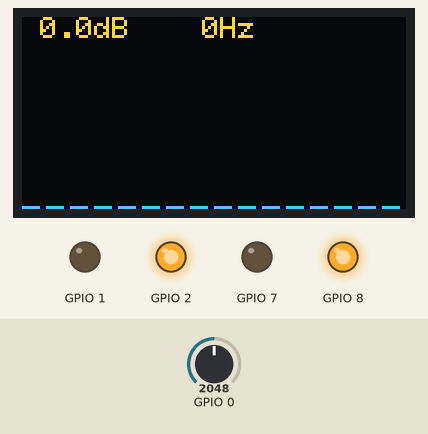
This program was run on a simulated ESP32-C3. Parts: 128×64 one-colour display, output pins drawn as LEDs (lit = HIGH). Inputs (shaded band) come from the test bench; at power-on: GPIO 0 = 2048. The OLED is the two-colour kind (top 16 rows yellow); WiFi joins after 1.5 s; servers stay silent unless stated; the local clock reads 2024-03-15 10:24:30 at power-on unless the program sets it; what the program prints to the serial monitor is not drawn.

Above: at 1.2 s.
1.3 s: GPIO 0 set to 2601
At 1.78 s:
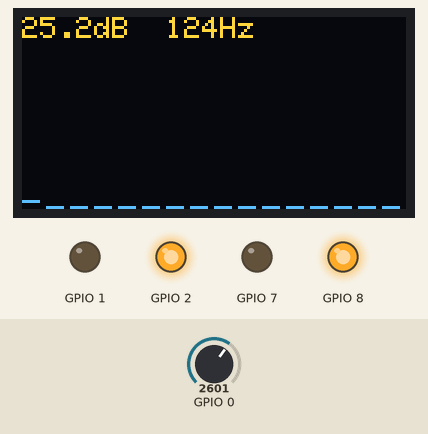
2.8 s: GPIO 0 set to 2682
At 3.6 s:
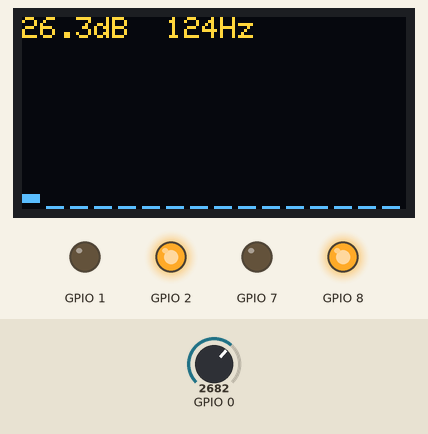
4.5 s: GPIO 0 set to 2866
At 8.6 s:
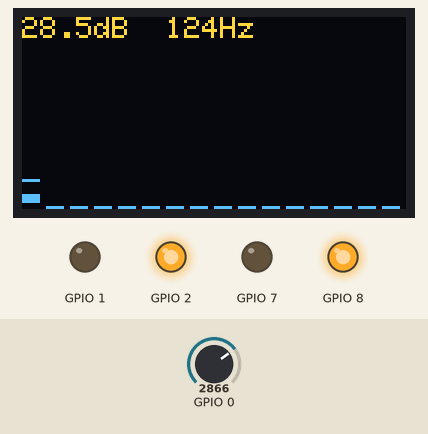
Timing chart, 0 to 10.1 s (numbered marks = the images above; inputs shaded):
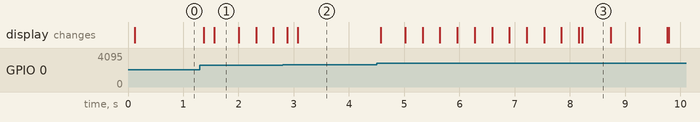

The program:

main.cpp
```cpp
#include <Adafruit_GFX.h>
#include <Adafruit_SSD1306.h>
#include <Fonts/FreeSans9pt7b.h>
#include <WiFi.h>
#include <Wire.h>
#include <arduinoFFT.h>
#include <time.h>

/* ================= 硬件与定义 ================= */
#define SCREEN_WIDTH 128 // SSD1306 屏幕宽度
#define SCREEN_HEIGHT 64 // SSD1306 屏幕高度
#define HEADER_H 10      // 顶部文字高度

Adafruit_SSD1306 display(SCREEN_WIDTH, SCREEN_HEIGHT, &Wire, -1);

/* ================= 新增功能配置区 ================= */
const char *ssid = "MYWIFI";       // WiFi SSID
const char *password = "12222222"; // WiFi 密码
bool wifiFeatureEnabled = true;    // WiFi功能总开关

const int idleThreshold = 36;            // 进入闲置的分贝阈值
const int wakeupThreshold = 40;          // 唤醒频谱的分贝阈值
const unsigned long idleDelay = 8000;    // 闲置判定时间 (ms)
const unsigned long showMsg = 500;       // 显示消息的时间 (ms)
const int wifiTimeout = 5;               // WiFi连接超时 (s)
const char *ntpServer = "162.159.200.1"; // NTP服务器
// FFT 相关
#define SAMPLES 128        // FFT采样点数 必须为2的幂
#define SAMPLING_FREQ 4000 // 采样频率 (Hz)
#define BAND_NUM 16        // 频段数量
#define BLOCK_HIGHT 5      // 垂直方块高度

#define noiseFloor 60  // 噪声抑制 越大抑制程度越高
#define dbMult 6.0     // 放大倍数 越大越灵敏
#define peakFall 2.0   // 峰值线下落速度 越大下落越快
#define smoothUp 0.9   // 上升平滑系数 0~1 越大上升响应越快
#define smoothDown 0.3 // 下降平滑系数 0~1 越大下降响应越快

/* ================= 全局变量 ================= */
float vReal[SAMPLES];      // FFT 输入数组
float vImag[SAMPLES];      // FFT 输出数组
float bandDb[BAND_NUM];    // 当前显示的频谱数据
float oldBandDb[BAND_NUM]; // 上次显示的频谱数据
float peakDb[BAND_NUM];    // 频谱顶点数据
ArduinoFFT<float> FFT(vReal, vImag, SAMPLES, SAMPLING_FREQ);

int bin_indices[17] = { // 频段对应的 FFT bin 索引
    2, 3, 4, 5, 7, 9, 11, 13, 16, 19, 23, 28, 34, 41, 49, 58, 64};

// 统计与时间
float maxDb = 0;   // 过去一段时间最大分贝值
float maxFreq = 0; // 过去一段时间最大分贝值对应频率值
uint16_t peakTimeInterval = 500; // 峰值更新周期 (ms)

unsigned long lastPeakUpdate = 0;
float delayMs = 1000000 / SAMPLING_FREQ;

enum SystemMode { MODE_SPECTRUM, MODE_IDLE_TIME };
SystemMode currentMode = MODE_SPECTRUM;

unsigned long lowVolumeStartTime = 0; // 记录持续低音量的开始时间
bool isTimeSynced = false;            // 时间是否已同步过
bool isWifiConnecting = false;        // WiFi 连接中标志

/* ================= 工具函数 ================= */

// 居中显示文字
void displayCenterText(String text, int textSize, int yOffset = 0) {
  display.clearDisplay();
  display.setTextSize(textSize);
  int16_t x1, y1;
  uint16_t w, h;
  display.getTextBounds(text, 0, 0, &x1, &y1, &w, &h);
  display.setCursor((SCREEN_WIDTH - w) / 2, (SCREEN_HEIGHT - h) / 2 + yOffset);
  display.print(text);
  display.display();
}

unsigned long startAttempt = 0;
// 同步时间逻辑
bool syncTime() {

  if (startAttempt == 0) {
    Serial.println("正在连接 Wi-Fi...");
    isWifiConnecting = true;
    WiFi.begin(ssid, password);
    startAttempt = millis();
  }

  if (WiFi.status() != WL_CONNECTED && millis() - startAttempt < wifiTimeout * 1000) {
    Serial.print(".");
    return false;
  }

  if (WiFi.status() != WL_CONNECTED && millis() - startAttempt >= wifiTimeout * 1000) {
    Serial.println("\nWi-Fi 连接失败");
    displayCenterText("Wi-Fi error", 1);
    delay(showMsg);
    WiFi.disconnect(true);
    isWifiConnecting = false;
    wifiFeatureEnabled = false; // 连接失败后禁用 WiFi 功能
    return false;
  }

  Serial.println("\nWi-Fi connected");
  Serial.print("IP: ");
  Serial.println(WiFi.localIP());
  displayCenterText(WiFi.localIP().toString(), 1);
  delay(showMsg);

  Serial.println("正在同步时间...");
  configTime(8 * 3600, 0, ntpServer); // 设置东八区

  struct tm timeinfo;
  if (!getLocalTime(&timeinfo)) {
    Serial.println("同步时间失败");
    displayCenterText("async time error", 1);
    delay(showMsg);
    WiFi.disconnect(true);
    isWifiConnecting = false;
    wifiFeatureEnabled = false; // 连接失败后禁用 WiFi 功能
    return false;
  }

  Serial.println("时间同步成功");
  isTimeSynced = true;
  isWifiConnecting = false;
  WiFi.disconnect(true); // 同步完关闭WiFi省电
  return true;
}

// 显示大字体时间
void updateTimeDisplay() {
  struct tm timeinfo;
  if (!getLocalTime(&timeinfo)) {
    return;
  }

  display.clearDisplay();
  display.setFont(&FreeSans9pt7b); // 使用新字体

  char buf_hm[6]; // HH:mm
  char buf_s[3];  // ss
  sprintf(buf_hm, "%02d:%02d", timeinfo.tm_hour, timeinfo.tm_min);
  sprintf(buf_s, "%02d", timeinfo.tm_sec);

  // 计算布局
  // Size 2 的字符宽度约 12px，HH:mm 宽约 60px
  // Size 1 的字符宽度约 6px，ss 宽约 12px
  int hm_x = 28;
  int hm_y = 34;

  display.setTextSize(2);
  display.setCursor(0, hm_y);
  display.print(buf_hm);

  display.setTextSize(1);
  display.setCursor(hm_x + 70, hm_y); // 放在冒号右侧下方
  display.print(buf_s);

  display.setFont(); // 关键：渲染完时间后恢复默认字体，以免影响频谱模式
  display.display();
}

// 设置 OLED 对比度
void setOLEDContrast(uint8_t value) {
  display.ssd1306_command(SSD1306_SETCONTRAST);
  display.ssd1306_command(value); // 0-255，值越小屏幕越暗
}

void showBand() {

    // 更新峰值信息（由于原代码中是500ms更新一次显示，这里保留逻辑）
    unsigned long now = millis();
    if (now - lastPeakUpdate > peakTimeInterval) {
      // 寻找频率
      int frameBin = 0;
      float fm = 0;
      for (int i = 4; i < SAMPLES / 2; i++) {
        if (vReal[i] > fm) {
          fm = vReal[i];
          frameBin = i;
        }
      }
      maxDb = 20 * log10(fm + 1);
      maxFreq = frameBin * (SAMPLING_FREQ / SAMPLES);
      lastPeakUpdate = now;
    }

    // 绘制频谱显示 (此处复用您的原绘制逻辑)
    display.clearDisplay();
    display.setTextSize(1);
    display.setCursor(0, 0);
    display.printf("%4.1fdB", maxDb);
    display.setCursor(42, 0);
    display.printf("%4dHz", (int)maxFreq);

    // --- 新增：右上角显示时间 ---
    if (isTimeSynced) {
      struct tm timeinfo;
      if (getLocalTime(&timeinfo)) {
        display.setCursor(98, 0); // 靠近右侧边缘
        display.printf("%02d:%02d", timeinfo.tm_hour, timeinfo.tm_min);
      }
    }

    int barWidth = SCREEN_WIDTH / BAND_NUM;
    for (int i = 0; i < BAND_NUM; i++) {
      float maxAmp = 0;
      for (int j = bin_indices[i]; j < bin_indices[i + 1]; j++)
        if (vReal[j] > maxAmp) {
          maxAmp = vReal[j];
        }

      float norm = constrain((maxAmp - noiseFloor) / 2048.0 * dbMult, 0, 1);
      float db = norm * 100;
      if (db > oldBandDb[i]) {
        bandDb[i] = db * smoothUp + oldBandDb[i] * (1 - smoothUp);
      } else {
        bandDb[i] = db * smoothDown + oldBandDb[i] * (1 - smoothDown);
      }
      oldBandDb[i] = bandDb[i];

      int totalHeight = map(bandDb[i], 0, 100, 0, SCREEN_HEIGHT - HEADER_H - 2);
      int numBlocks = totalHeight / BLOCK_HIGHT;
      for (int b = 0; b < numBlocks; b++) {
        display.fillRect(i * barWidth, SCREEN_HEIGHT - (b + 1) * BLOCK_HIGHT, barWidth - 2, BLOCK_HIGHT - 2, SSD1306_WHITE);
      }
      if (bandDb[i] > peakDb[i]) {
        peakDb[i] = bandDb[i];
      } else {
        peakDb[i] -= peakFall;
      }
      int peakY = map(peakDb[i], 0, 100, SCREEN_HEIGHT, HEADER_H + 1);
      peakY = constrain(peakY, HEADER_H + 1, SCREEN_HEIGHT - 1);
      display.drawFastHLine(i * barWidth, peakY, barWidth - 2, SSD1306_WHITE);
    }
    display.display();
}

/* ================= Setup & Loop ================= */

void setup() {
  Serial.begin(115200);

#ifdef OLED_GND
  pinMode(OLED_GND, OUTPUT);
  digitalWrite(OLED_GND, LOW);
#endif

#ifdef OLED_VDD
  pinMode(OLED_VDD, OUTPUT);
  digitalWrite(OLED_VDD, HIGH);
#endif

#ifdef MIC_GND
  pinMode(MIC_GND, OUTPUT);
  digitalWrite(MIC_GND, LOW);
#endif

#ifdef MIC_VDD
  pinMode(MIC_VDD, OUTPUT);
  digitalWrite(MIC_VDD, HIGH);
#endif

  Wire.begin(OLED_SDA, OLED_SCK);
  display.begin(SSD1306_SWITCHCAPVCC, 0x3C);
  display.setTextColor(SSD1306_WHITE);
  display.clearDisplay();
  display.display();

  setOLEDContrast(10);
}

void loop() {

  // FFT 核心逻辑
  unsigned long start = micros();
  for (int i = 0; i < SAMPLES; i++) {
    vReal[i] = (float)analogRead(MIC_ADC) - 2048.0;
    vImag[i] = 0;
    while (micros() - start < delayMs) {
    }
    start += delayMs;
  }

  FFT.windowing(FFTWindow::Hamming, FFTDirection::Forward);
  FFT.compute(FFTDirection::Forward);
  FFT.complexToMagnitude();

  // 计算当前帧最大分贝
  float frameMax = 0;
  for (int i = 4; i < SAMPLES / 2; i++) {
    if (vReal[i] > frameMax) {
      frameMax = vReal[i];
    }
  }
  float currentDb = 20 * log10(frameMax + 1);

  // 2. 状态机逻辑
  if (currentMode == MODE_SPECTRUM) {
    // --- 频谱模式 ---
    showBand();

    // 闲置检测
    if (currentDb < idleThreshold) {
      if (lowVolumeStartTime == 0) {
        lowVolumeStartTime = millis();
      }
      if (millis() - lowVolumeStartTime > idleDelay) {
        Serial.println("声音持续过低，准备进入闲置模式...");
        currentMode = MODE_IDLE_TIME;
        lowVolumeStartTime = 0;
      }
    } else {
      lowVolumeStartTime = 0; // 声音恢复，重置计时器
    }

  } else {
    // --- 闲置/时间模式 ---

    // 唤醒检测
    if (currentDb > wakeupThreshold && !isWifiConnecting) {
      Serial.printf("返回频谱模式... (%.1f dB)\n", currentDb);
      currentMode = MODE_SPECTRUM;
      return;
    }

    // 逻辑：判断是否已有时间
    if (isTimeSynced) {
      static unsigned long lastTimeUpdate = 0;
      if (millis() - lastTimeUpdate >= 800) {
        updateTimeDisplay();
        lastTimeUpdate = millis();
      }
    } else {
      // 需要尝试获取时间
      if (!wifiFeatureEnabled) {
        displayCenterText("no sound", 1);
      } else {
        showBand();
        syncTime();
      }
    }
    delay(450);
  }
}
```

Measured:
- the behaviour switches between 2649 and 2650 on GPIO 0 (found by bisection; images 1 and 2)
- after the input at 1.3 s, the display: first changes after 0.07 s (image 1 shows a later state)
- after the input at 2.8 s, the display: first changes after 0.08 s (image 2 shows a later state)
